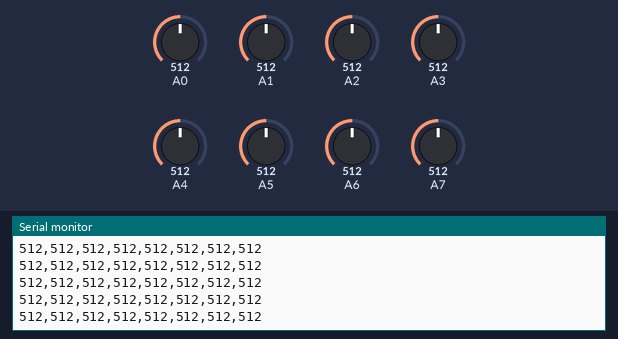
Recording of a sketch running on a simulated Arduino Nano, built with avr-gcc and run on an emulated ATmega328P. Parts: the last lines printed to the serial monitor. Inputs (shaded band) come from the test bench; at power-on: A1 = 512, A0 = 512, A2 = 512, A3 = 512, A4 = 512, A5 = 512, A6 = 512, A7 = 512.

Above: at 4.2 s.
4.3 s: A1 set to 110
At 5.1 s:
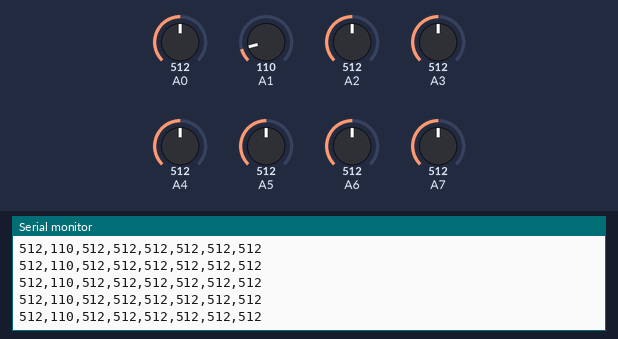
7.3 s: A1 set to 90
At 7.8 s:
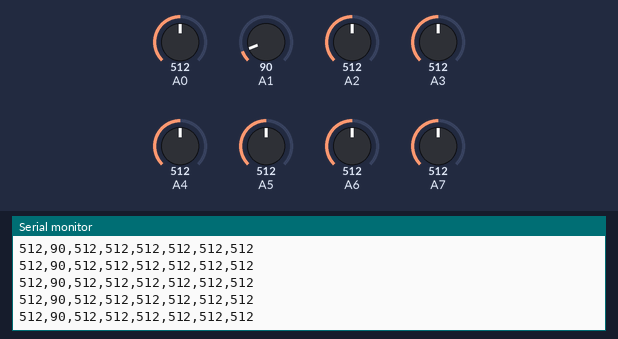
Timing chart, 0 to 10.3 s (numbered marks = the images above; inputs shaded):
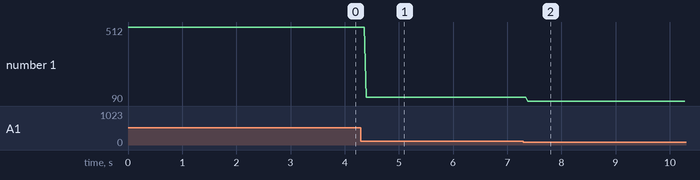

Measured:
- after the input at 4.3 s, the serial monitor: prints a new line after 0.09 s (image 1)
- after the input at 7.3 s, the serial monitor: prints a new line after 0.08 s (image 2)
- plotted number 1: 512 → 110 after the input at 4.3 s, 110 → 90 after the input at 7.3 s

The sketch:

ProofOfConceptCensor.ino
```cpp
// the setup function runs once when you press reset or power the board
void setup()
{
  Serial.begin(9600);
  pinMode(A0,INPUT);
  pinMode(A1,INPUT);
  pinMode(A2,INPUT);
  pinMode(A3,INPUT);
  pinMode(A4,INPUT);
  pinMode(A5,INPUT);
  pinMode(A6,INPUT);
  pinMode(A7,INPUT);
}

// the loop function runs over and over again forever
void loop()
{
  Serial.print(analogRead(A0));
  Serial.print(",");
  Serial.print(analogRead(A1));
  Serial.print(",");
  Serial.print(analogRead(A2));
  Serial.print(",");
  Serial.print(analogRead(A3));
  Serial.print(",");
  Serial.print(analogRead(A4));
  Serial.print(",");
  Serial.print(analogRead(A5));
  Serial.print(",");
  Serial.print(analogRead(A6));
  Serial.print(",");
  Serial.println(analogRead(A7));
}
```
